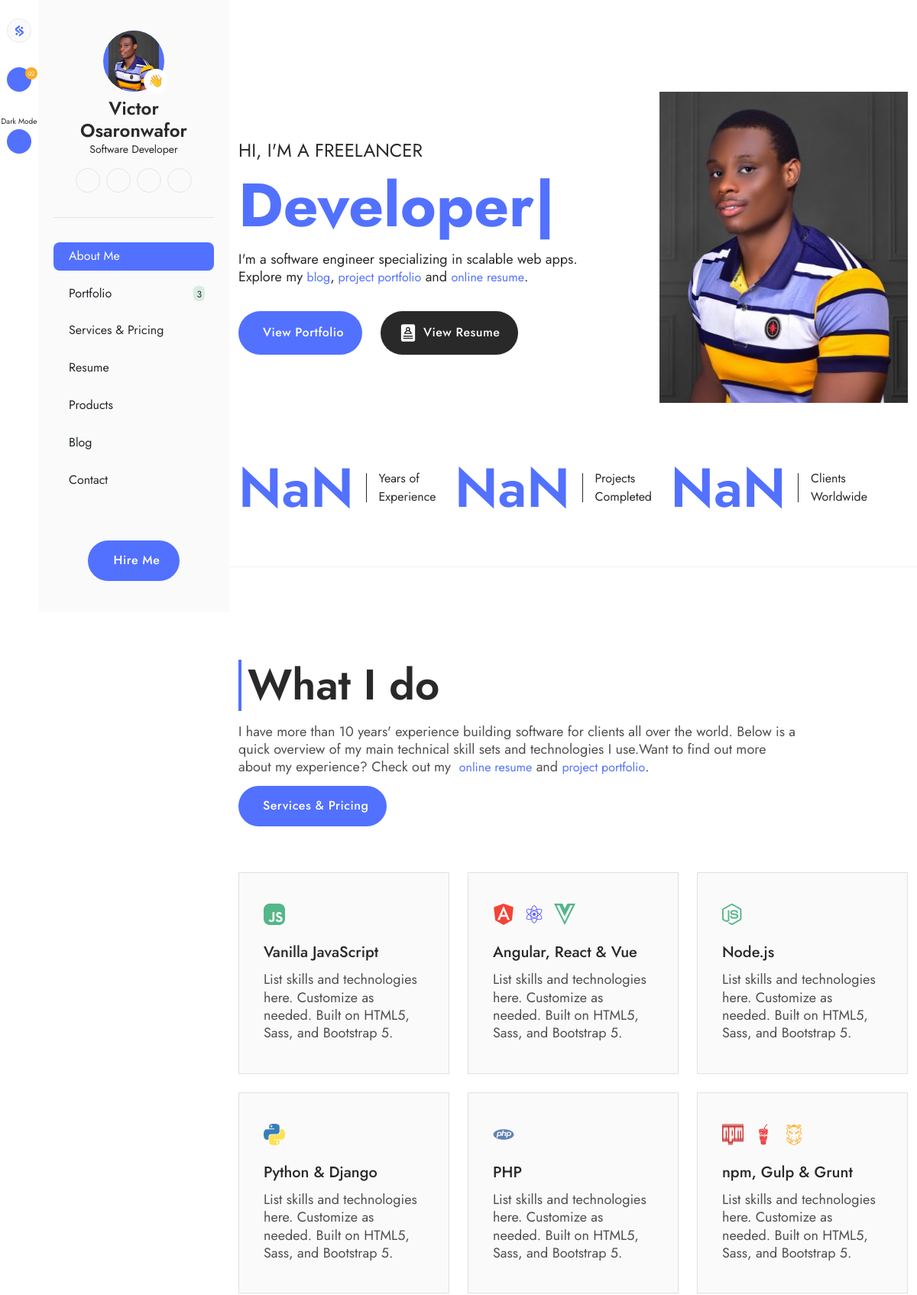
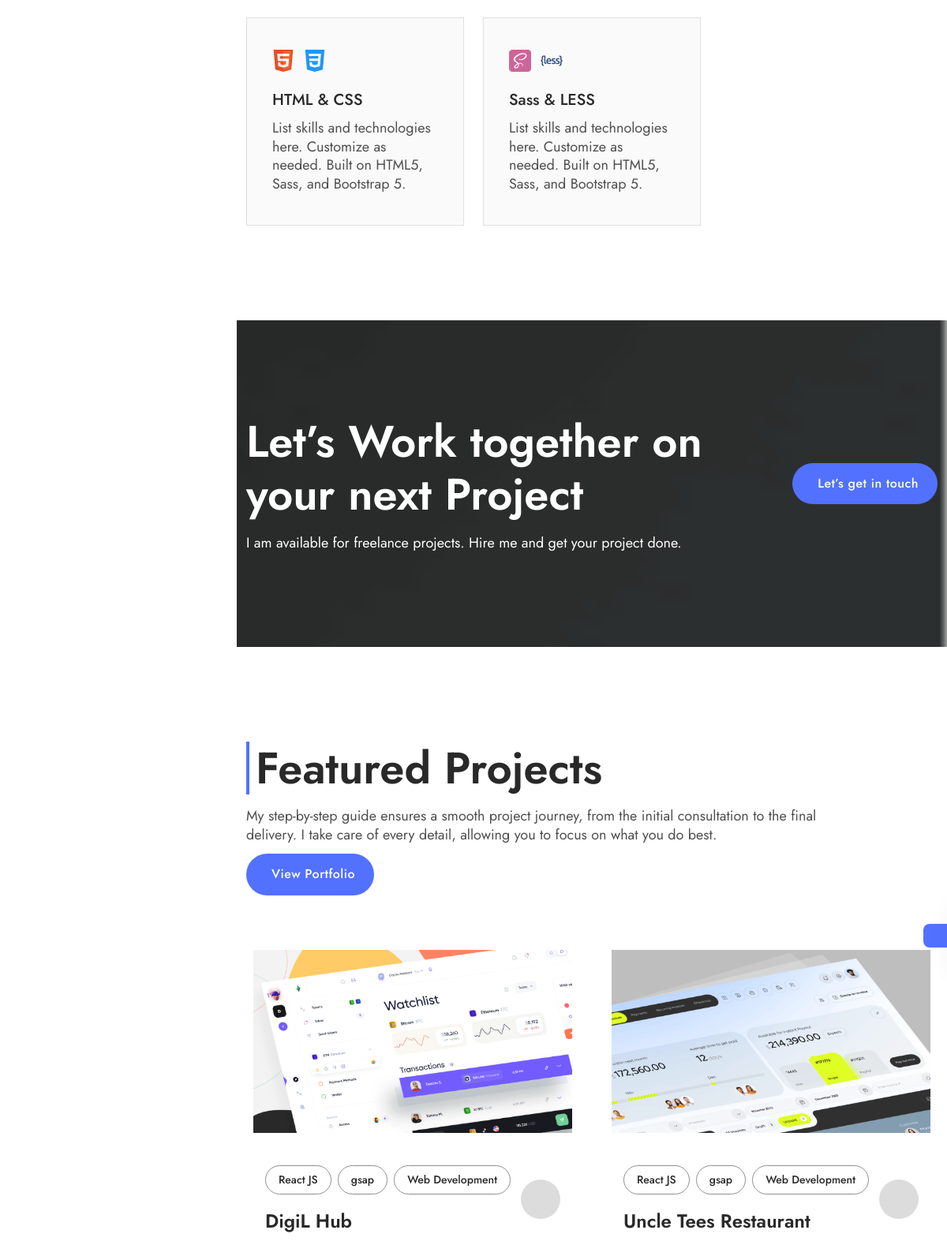
The page / (upper part) on the database its author committed (2 pictures, top to bottom).
### tables this page shows
CREATE TABLE `about_me` (
  `id` int(11) NOT NULL,
  `name` varchar(255) NOT NULL,
  `role` varchar(255) NOT NULL,
  `intro_title` text NOT NULL,
  `intro_text` text NOT NULL,
  `years_of_experience` int(11) NOT NULL,
  `projects_completed` int(11) NOT NULL,
  `clients_worldwide` int(11) NOT NULL,
  `what_i_do` text NOT NULL,
  `image` varchar(255) NOT NULL,
  `resume` varchar(255) NOT NULL,
  `status` tinyint(4) NOT NULL DEFAULT 0,
  `date` datetime NOT NULL DEFAULT current_timestamp()
);

CREATE TABLE `portfolios` (
  `id` int(11) NOT NULL,
  `category_id` int(11) NOT NULL,
  `title` varchar(255) NOT NULL,
  `slug` varchar(255) NOT NULL,
  `caption` text NOT NULL,
  `description` longtext NOT NULL,
  `image` varchar(255) NOT NULL,
  `client` varchar(255) NOT NULL,
  `services` text NOT NULL,
  `technologies` text NOT NULL,
  `project_url` varchar(255) NOT NULL,
  `start_date` date NOT NULL,
  `duration` varchar(255) NOT NULL,
  `meta_title` varchar(255) NOT NULL,
  `meta_keywords` text NOT NULL,
  `meta_description` text NOT NULL,
  `status` tinyint(4) NOT NULL DEFAULT 0,
  `creator` varchar(255) NOT NULL,
  `date` datetime NOT NULL DEFAULT current_timestamp()
);

### index.php (the view, shortened to what the rows shown need)
<?php
  include_once 'components/head.php';
  include_once 'components/side-menu.php';
?>
      <section class="pt-120 pb-60 br-bottom-n3 overflow-hidden mt-10 mt-lg-0">
        <div class="container">
          <div class="d-flex flex-wrap gap-10 gap-md-15 align-items-center justify-content-between">
            <div class="banner-content">
              <span class="n5-color fs-five"><?= $getAboutMe['intro_title'] ?? '' ?></span>
              <h2 class="typing-text display-one p1-color mt-2 mb-3"></h2>
              <p class="fs-seven n5-color">
              <?= $getAboutMe['intro_text'] ?? '' ?>
                Explore my
                <a href="blog.php" class="p1-color"> blog</a>,<a href="portfolio.php" class="p1-color">
                  project portfolio</a>
                and <a href="resume.php" class="p1-color">online resume</a>.
              </p>
              <div class="d-flex flex-wrap align-itmes-center gap-3 gap-md-6 mt-4 mt-md-8">
                <a href="portfolio.php"
                  class="primary-btn px-3 px-md-6 py-2 py-md-4 fw-medium rounded-pill d-flex align-items-center gap-2">
                </a>
                <a href="resume.php"
                  class="primary-btn2 fw-medium px-3 px-md-6 py-2 py-md-4 rounded-pill d-flex align-items-center gap-2">
                </a>
              </div>
            </div>
            <div class="position-relative profile-img">
              <div class="bg-white">
                <img src="assets/images/aboutMe/<?= $getAboutMe['image'] ?>" alt="<?= $getAboutMe['name'] ?? '' ?>" alt="<?= $getAboutMe['name'] ?>" class="user-img" />
              </div>
            </div>
          </div>
          <div class="banner-counter d-flex flex-wrap flex-xl-nowrap align-items-center gap-3 gap-md-6 mt-10 mt-md-17">
            <div class="d-flex align-items-center gap-2 gap-xl-4">
              <h2 class="display-two fw-semibold p1-color">
                <span class="counter"><?= $getAboutMe['years_of_experience'] ?? '0' ?></span>
              </h2>
            </div>
            <div class="d-flex align-items-center gap-2 gap-xl-4">
              <h2 class="display-two fw-semibold p1-color">
                <span class="counter"><?= $getAboutMe['projects_completed'] ?? '10' ?></span>
              </h2>
            </div>
            <div class="d-flex align-items-center gap-2 gap-xl-4">
              <h2 class="display-two fw-semibold p1-color d-flex gap-1">
                <span class="counter"><?= $getAboutMe['clients_worldwide'] ?? '' ?></span>
              </h2>
            </div>
          </div>
        </div>
      </section>
      <section class="pt-120 pb-120">
        <div class="container">
          <div class="d-flex gap-3 flex-wrap flex-xxl-nowrap justify-content-between align-items-end pb-60">
            <div data-aos="zoom-in-left" class="section-heading">
              <div class="d-flex align-items-center gap-2">
                <div class="title-line"></div>
                <h2 class="display-four n5-color fw-semibold">What I do</h2>
              </div>
              <p class="fs-seven n4-color mt-2 mt-md-4">
              <?= $getAboutMe['what_i_do'] ?? '' ?>Want to find
                out more about my experience? Check out my
                <a href="resume.php" class="p1-color">online resume</a> and
                <a href="portfolio.php" class="p1-color">project portfolio</a>.
              </p>
            </div>
          </div>
        </div>
      </section>
      <section class="projects-section pt-120 pb-120 br-bottom-n3">
        <div class="container">
          <div class="d-flex gap-3 flex-wrap flex-xxl-nowrap justify-content-between align-items-end mb-8 mb-md-15">
            <div data-aos="zoom-in-left" class="section-heading">
              <div class="d-flex align-items-center gap-2">
                <h2 class="display-four n5-color fw-semibold">
                  Featured Projects
                </h2>
              </div>
            </div>
          </div>
          <div class="row g-6 g-md-8">
            <?php if($featuredProjects != []) :  ?>
              <?php foreach ($featuredProjects as $featuredProject) :  ?>
                  <div data-aos="fade-up" data-aos-duration="800" class="col-xl-6">
                    <div class="project-card">
                      <a href="portfolio-details.php?portId=<?= $featuredProject['slug'] ?>" class="thumb d-block">
                        <div class="post-thumb">
                          <div class="post-thumb-inner">
                          </div>
                        </div>
                      </a>
                      <div class="d-flex justify-content-between gap-2 align-items-center pt-4 pt-md-8 px-3 px-md-6">
                        <div>
                          <div class="d-flex flex-wrap gap-2 align-items-center">
                            <a href="javascript:void(0)"
                              class="n5-color fs-nine px-2 px-md-4 py-1 py-md-2 brn3 rounded-pill fw-medium">React JS</a>
                            <a href="javascript:void(0)"
                              class="n5-color fs-nine px-2 px-md-4 py-1 py-md-2 brn3 rounded-pill fw-medium">gsap</a>
                            <a href="javascript:void(0)"
                              class="n5-color fs-nine px-2 px-md-4 py-1 py-md-2 brn3 rounded-pill fw-medium">Web
                              Development</a>
                          </div>
                          <a href="portfolio-details.php?portId=<?= $featuredProject['slug'] ?>"
                            class="project-title fs-five fw-semibold n5-color mt-3 mt-md-5 d-block">
                            <?= $featuredProject['title'] ?? '' ?>
                          </a>
                        </div>
                        <a href="portfolio-details.php?portId=<?= $featuredProject['slug'] ?>"
                          class="project-link d-flex align-items-center justify-content-center flex-shrink-0">
                        </a>
                      </div>
                    </div>
                  </div>
              <?php endforeach;  ?>
            <?php endif;  ?>
          </div>
        </div>
      </section>
<?php
  include_once 'components/footer.php';
?>

### components/side-menu.php (shortened to what the rows shown need)
    <div class="side-menu">
      <div class="d-flex">
        <div class="side-menu-right overflow-y-auto">
          <div class="d-flex flex-column gap-6 justify-content-between py-10 px-5 bgn2-color h-100">
            <div class="">
              <div class="sidebar-profile">
                <div class="position-relative">
                  <div class="profile-img1 d-flex justify-content-center overflow-hidden">
                    <img src="assets/images/aboutMe/<?= $getAboutMe['image'] ?>" alt="<?= $getAboutMe['name'] ?? '' ?>" class="" />
                  </div>
                  <span class="thumb">👋</span>
                </div>
                <h4 class="n5-color fw-semibold fs-five mt-2 text-center">
                <?= $getAboutMe['name'] ?? '' ?>
                </h4>
                <span class="n5-color fs-nine d-block text-center"><?= $getAboutMe['role'] ?? '' ?></span>
                <div class="d-flex justify-content-center gap-2 align-items-center mt-4">
                  <a href="javascript:void(0)" class="social-icon p1-color">
                  </a>
                  <a href="javascript:void(0)" class="social-icon p1-color">
                  </a>
                  <a href="javascript:void(0)" class="social-icon p1-color">
                  </a>
                  <a href="javascript:void(0)" class="social-icon p1-color">
                  </a>
                </div>
              </div>
            </div>
          </div>
        </div>
      </div>
    </div>
<div class="main-content w-100">

### rows shown on the page
about_me: image (picture), name "Victor Osaronwafor", role "Software Developer", intro_title "HI, I'M A FREELANCER", intro_text "I'm a software engineer specializing in scalable web apps.", what_i_do "I have more than 10 years' experience building software for clients all over the world. Below is a quick overview of my main technical skill sets and technologies I use."
portfolios: title "DigiL Hub"
portfolios: title "Uncle Tees Restaurant"

### other values the page prints
$portfolio->portfolioStatusCount() "3"
